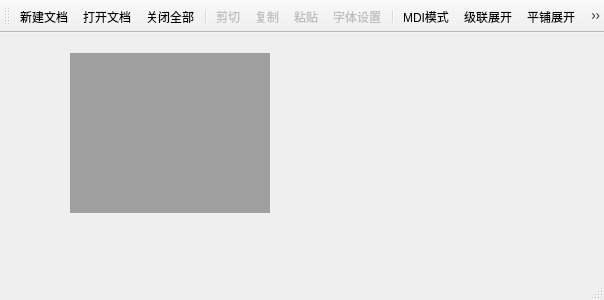
<?xml version="1.0" encoding="UTF-8"?>
<ui version="4.0">
 <class>MainWindow</class>
 <widget class="QMainWindow" name="MainWindow">
  <property name="geometry">
   <rect>
    <x>0</x>
    <y>0</y>
    <width>604</width>
    <height>300</height>
   </rect>
  </property>
  <property name="windowTitle">
   <string>MainWindow</string>
  </property>
  <widget class="QWidget" name="centralWidget">
   <widget class="QMdiArea" name="mdiArea">
    <property name="geometry">
     <rect>
      <x>70</x>
      <y>20</y>
      <width>200</width>
      <height>160</height>
     </rect>
    </property>
   </widget>
  </widget>
  <widget class="QMenuBar" name="menuBar">
   <property name="geometry">
    <rect>
     <x>0</x>
     <y>0</y>
     <width>604</width>
     <height>17</height>
    </rect>
   </property>
  </widget>
  <widget class="QToolBar" name="mainToolBar">
   <property name="toolButtonStyle">
    <enum>Qt::ToolButtonTextUnderIcon</enum>
   </property>
   <attribute name="toolBarArea">
    <enum>TopToolBarArea</enum>
   </attribute>
   <attribute name="toolBarBreak">
    <bool>false</bool>
   </attribute>
   <addaction name="actDoc_New"/>
   <addaction name="actDoc_Open"/>
   <addaction name="actCloseALL"/>
   <addaction name="separator"/>
   <addaction name="actCut"/>
   <addaction name="actCopy"/>
   <addaction name="actPaste"/>
   <addaction name="actFont"/>
   <addaction name="separator"/>
   <addaction name="actViewMode"/>
   <addaction name="actCascade"/>
   <addaction name="actTile"/>
   <addaction name="separator"/>
   <addaction name="actQuit"/>
  </widget>
  <widget class="QStatusBar" name="statusBar"/>
  <action name="actDoc_New">
   <property name="icon">
    <iconset resource="res.qrc">
     <normaloff>:/images/images/100.bmp</normaloff>:/images/images/100.bmp</iconset>
   </property>
   <property name="text">
    <string>新建文档</string>
   </property>
   <property name="toolTip">
    <string>新建文档窗口</string>
   </property>
  </action>
  <action name="actQuit">
   <property name="icon">
    <iconset resource="res.qrc">
     <normaloff>:/images/images/132.bmp</normaloff>:/images/images/132.bmp</iconset>
   </property>
   <property name="text">
    <string>退出</string>
   </property>
   <property name="toolTip">
    <string>退出本系统</string>
   </property>
  </action>
  <action name="actDoc_Open">
   <property name="icon">
    <iconset resource="res.qrc">
     <normaloff>:/images/images/122.bmp</normaloff>:/images/images/122.bmp</iconset>
   </property>
   <property name="text">
    <string>打开文档</string>
   </property>
   <property name="toolTip">
    <string>打开文档</string>
   </property>
  </action>
  <action name="actFont">
   <property name="enabled">
    <bool>false</bool>
   </property>
   <property name="icon">
    <iconset resource="res.qrc">
     <normaloff>:/images/images/506.bmp</normaloff>:/images/images/506.bmp</iconset>
   </property>
   <property name="text">
    <string>字体设置</string>
   </property>
   <property name="toolTip">
    <string>字体设置</string>
   </property>
  </action>
  <action name="actCut">
   <property name="enabled">
    <bool>false</bool>
   </property>
   <property name="icon">
    <iconset resource="res.qrc">
     <normaloff>:/images/images/200.bmp</normaloff>:/images/images/200.bmp</iconset>
   </property>
   <property name="text">
    <string>剪切</string>
   </property>
   <property name="toolTip">
    <string>剪切</string>
   </property>
  </action>
  <action name="actCopy">
   <property name="enabled">
    <bool>false</bool>
   </property>
   <property name="icon">
    <iconset resource="res.qrc">
     <normaloff>:/images/images/202.bmp</normaloff>:/images/images/202.bmp</iconset>
   </property>
   <property name="text">
    <string>复制</string>
   </property>
   <property name="toolTip">
    <string>复制</string>
   </property>
  </action>
  <action name="actPaste">
   <property name="enabled">
    <bool>false</bool>
   </property>
   <property name="icon">
    <iconset resource="res.qrc">
     <normaloff>:/images/images/204.bmp</normaloff>:/images/images/204.bmp</iconset>
   </property>
   <property name="text">
    <string>粘贴</string>
   </property>
   <property name="toolTip">
    <string>粘贴</string>
   </property>
  </action>
  <action name="actViewMode">
   <property name="checkable">
    <bool>true</bool>
   </property>
   <property name="icon">
    <iconset resource="res.qrc">
     <normaloff>:/images/images/230.bmp</normaloff>:/images/images/230.bmp</iconset>
   </property>
   <property name="text">
    <string>MDI模式</string>
   </property>
   <property name="toolTip">
    <string>窗口模式或页面模式</string>
   </property>
  </action>
  <action name="actCascade">
   <property name="icon">
    <iconset resource="res.qrc">
     <normaloff>:/images/images/400.bmp</normaloff>:/images/images/400.bmp</iconset>
   </property>
   <property name="text">
    <string>级联展开</string>
   </property>
   <property name="toolTip">
    <string>窗口级联展开</string>
   </property>
  </action>
  <action name="actTile">
   <property name="icon">
    <iconset resource="res.qrc">
     <normaloff>:/images/images/406.bmp</normaloff>:/images/images/406.bmp</iconset>
   </property>
   <property name="text">
    <string>平铺展开</string>
   </property>
   <property name="toolTip">
    <string>窗口平铺展开</string>
   </property>
  </action>
  <action name="actCloseALL">
   <property name="icon">
    <iconset resource="res.qrc">
     <normaloff>:/images/images/128.bmp</normaloff>:/images/images/128.bmp</iconset>
   </property>
   <property name="text">
    <string>关闭全部</string>
   </property>
   <property name="toolTip">
    <string>关闭所有窗口</string>
   </property>
  </action>
 </widget>
 <layoutdefault spacing="6" margin="11"/>
 <resources>
  <include location="res.qrc"/>
 </resources>
 <connections>
  <connection>
   <sender>actQuit</sender>
   <signal>triggered()</signal>
   <receiver>MainWindow</receiver>
   <slot>close()</slot>
   <hints>
    <hint type="sourcelabel">
     <x>-1</x>
     <y>-1</y>
    </hint>
    <hint type="destinationlabel">
     <x>301</x>
     <y>149</y>
    </hint>
   </hints>
  </connection>
 </connections>
</ui>
